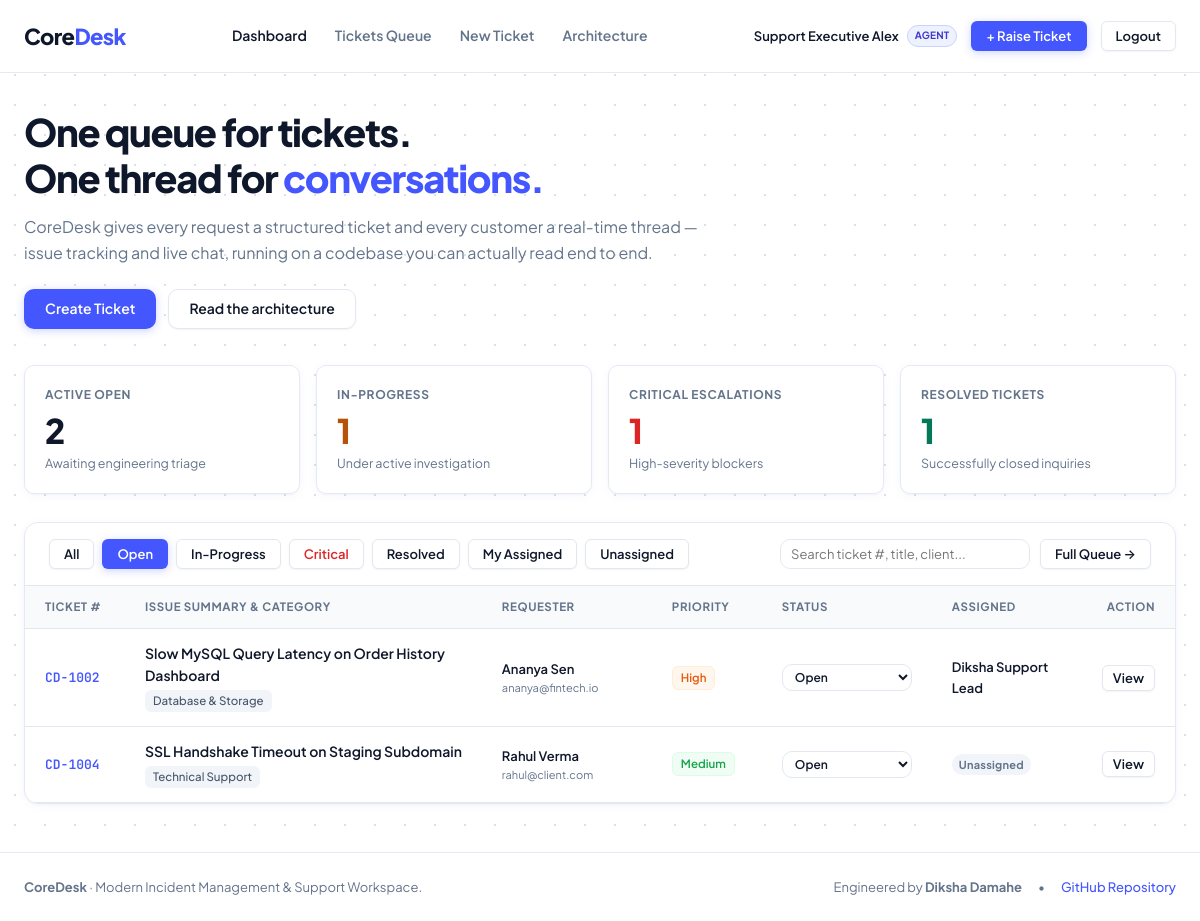
Page /index.php?tab=open (signed in) on the committed database.
### tables this page shows
CREATE TABLE IF NOT EXISTS tickets (
    id INT AUTO_INCREMENT PRIMARY KEY,
    ticket_code VARCHAR(20) NOT NULL UNIQUE,
    user_id INT NOT NULL,
    category_id INT NOT NULL,
    subject VARCHAR(255) NOT NULL,
    description TEXT NOT NULL,
    priority ENUM('Low', 'Medium', 'High', 'Critical') NOT NULL DEFAULT 'Medium',
    status ENUM('Open', 'In-Progress', 'Resolved', 'Closed') NOT NULL DEFAULT 'Open',
    assigned_agent_id INT NULL,
    created_at TIMESTAMP DEFAULT CURRENT_TIMESTAMP,
    updated_at TIMESTAMP DEFAULT CURRENT_TIMESTAMP ON UPDATE CURRENT_TIMESTAMP,
    resolved_at TIMESTAMP NULL,
    FOREIGN KEY (user_id) REFERENCES users(id) ON DELETE CASCADE,
    FOREIGN KEY (category_id) REFERENCES categories(id) ON DELETE RESTRICT,
    FOREIGN KEY (assigned_agent_id) REFERENCES users(id) ON DELETE SET NULL,
    INDEX idx_status_priority (status, priority),
    INDEX idx_user (user_id),
    INDEX idx_agent (assigned_agent_id)
);

CREATE TABLE IF NOT EXISTS categories (
    id INT AUTO_INCREMENT PRIMARY KEY,
    name VARCHAR(80) NOT NULL UNIQUE,
    description VARCHAR(255) NULL
);

CREATE TABLE IF NOT EXISTS users (
    id INT AUTO_INCREMENT PRIMARY KEY,
    name VARCHAR(100) NOT NULL,
    email VARCHAR(150) NOT NULL UNIQUE,
    password_hash VARCHAR(255) NOT NULL,
    role ENUM('admin', 'agent', 'customer') NOT NULL DEFAULT 'customer',
    created_at TIMESTAMP DEFAULT CURRENT_TIMESTAMP
);

### config/auth.php (called while the page is built, shortened)
<?php
function getLoggedInUser(): ?array {
    return $_SESSION['user'] ?? null;
}
function e(?string $string): string {
    return htmlspecialchars($string ?? '', ENT_QUOTES, 'UTF-8');
}

### index.php (the view, shortened to what this page needs)
<?php
require_once __DIR__ . '/config/auth.php';
require_once __DIR__ . '/config/database.php';
$currentUser = getLoggedInUser();
$metricsWhere = "";
$metricsParams = [];
$metricsStmt = $pdo->prepare("
    SELECT
        COUNT(*) AS total_tickets,
        SUM(CASE WHEN status = 'Open' THEN 1 ELSE 0 END) AS open_count,
        SUM(CASE WHEN status = 'In-Progress' THEN 1 ELSE 0 END) AS inprogress_count,
        SUM(CASE WHEN status = 'Resolved' THEN 1 ELSE 0 END) AS resolved_count,
        SUM(CASE WHEN priority = 'Critical' AND status != 'Resolved' AND status != 'Closed' THEN 1 ELSE 0 END) AS critical_count
    FROM tickets
    {$metricsWhere}
");
$metricsStmt->execute($metricsParams);
$metrics = $metricsStmt->fetch() ?: [
    'total_tickets' => 0,
    'open_count' => 0,
    'inprogress_count' => 0,
    'resolved_count' => 0,
    'critical_count' => 0
];
$activeTab = trim($_GET['tab'] ?? 'all');
$sql = "
    SELECT
        t.id,
        t.ticket_code,
        t.subject,
        t.priority,
        t.status,
        t.created_at,
        t.updated_at,
        c.name AS category_name,
        u.name AS customer_name,
        u.email AS customer_email,
        a.name AS agent_name,
        (SELECT COUNT(*) FROM ticket_replies tr WHERE tr.ticket_id = t.id) AS reply_count
    FROM tickets t
    INNER JOIN categories c ON t.category_id = c.id
    INNER JOIN users u ON t.user_id = u.id
    LEFT JOIN users a ON t.assigned_agent_id = a.id
    WHERE 1=1
";
$params = [];
if ($activeTab === 'open') {
    $sql .= " AND t.status = 'Open'";
} elseif ($activeTab === 'inprogress') {
    $sql .= " AND t.status = 'In-Progress'";
} elseif ($activeTab === 'resolved') {
    $sql .= " AND t.status = 'Resolved'";
} elseif ($activeTab === 'critical') {
    $sql .= " AND t.priority = 'Critical'";
} elseif ($activeTab === 'assigned_me' && $currentUser['role'] !== 'customer') {
    $sql .= " AND t.assigned_agent_id = :assigned_me";
    $params['assigned_me'] = $currentUser['id'];
} elseif ($activeTab === 'unassigned' && $currentUser['role'] !== 'customer') {
    $sql .= " AND (t.assigned_agent_id IS NULL OR t.assigned_agent_id = 0)";
}
$sql .= " ORDER BY CASE t.priority WHEN 'Critical' THEN 1 WHEN 'High' THEN 2 WHEN 'Medium' THEN 3 ELSE 4 END, t.created_at DESC LIMIT 20";
$stmt = $pdo->prepare($sql);
$stmt->execute($params);
$tickets = $stmt->fetchAll();
require_once __DIR__ . '/includes/header.php';
?>
<div style="margin-bottom: 36px;">
    <h1 style="font-size: 38px; font-weight: 800; letter-spacing: -0.035em; color: var(--text-heading); margin-bottom: 14px; line-height: 1.2;">
        One queue for tickets.<br>
        One thread for <span style="color: var(--primary);">conversations.</span>
    </h1>
    <p style="font-size: 16px; color: var(--text-muted); max-width: 680px; line-height: 1.6; margin-bottom: 24px;">
        CoreDesk gives every request a structured ticket and every customer a real-time thread &mdash; issue tracking and live chat, running on a codebase you can actually read end to end.
    </p>
    <div style="display: flex; gap: 12px; align-items: center; flex-wrap: wrap;">
        <a href="create-ticket.php" class="btn btn-primary">
            Create Ticket
        </a>
        <a href="https://github.com/dikshadamahe/CoreDesk" target="_blank" rel="noopener" class="btn btn-secondary">
            Read the architecture
        </a>
    </div>
</div>
<div class="metrics-grid">
    <div class="metric-card">
        <span class="metric-label">Active Open</span>
        <div class="metric-value" id="metric-open"><?= (int)$metrics['open_count'] ?></div>
        <div class="metric-sub">Awaiting engineering triage</div>
    </div>
    <div class="metric-card">
        <span class="metric-label">In-Progress</span>
        <div class="metric-value" id="metric-inprogress" style="color: #b45309;"><?= (int)$metrics['inprogress_count'] ?></div>
        <div class="metric-sub">Under active investigation</div>
    </div>
    <div class="metric-card">
        <span class="metric-label">Critical Escalations</span>
        <div class="metric-value" id="metric-critical" style="color: #dc2626;"><?= (int)$metrics['critical_count'] ?></div>
        <div class="metric-sub">High-severity blockers</div>
    </div>
    <div class="metric-card">
        <span class="metric-label">Resolved Tickets</span>
        <div class="metric-value" id="metric-resolved" style="color: #047857;"><?= (int)$metrics['resolved_count'] ?></div>
        <div class="metric-sub">Successfully closed inquiries</div>
    </div>
</div>
<div class="table-container">
    <div class="table-toolbar">
        <div style="display: flex; gap: 8px; align-items: center; flex-wrap: wrap;">
            <a href="index.php?tab=all" class="btn btn-sm <?= $activeTab === 'all' ? 'btn-primary' : 'btn-secondary' ?>">All</a>
            <a href="index.php?tab=open" class="btn btn-sm <?= $activeTab === 'open' ? 'btn-primary' : 'btn-secondary' ?>">Open</a>
            <a href="index.php?tab=inprogress" class="btn btn-sm <?= $activeTab === 'inprogress' ? 'btn-primary' : 'btn-secondary' ?>">In-Progress</a>
            <a href="index.php?tab=critical" class="btn btn-sm <?= $activeTab === 'critical' ? 'btn-primary' : 'btn-secondary' ?>" style="<?= $activeTab !== 'critical' ? 'color: #dc2626;' : '' ?>">Critical</a>
            <a href="index.php?tab=resolved" class="btn btn-sm <?= $activeTab === 'resolved' ? 'btn-primary' : 'btn-secondary' ?>">Resolved</a>
            <?php if ($currentUser['role'] !== 'customer'): ?>
                <a href="index.php?tab=assigned_me" class="btn btn-sm <?= $activeTab === 'assigned_me' ? 'btn-primary' : 'btn-secondary' ?>">My Assigned</a>
                <a href="index.php?tab=unassigned" class="btn btn-sm <?= $activeTab === 'unassigned' ? 'btn-primary' : 'btn-secondary' ?>">Unassigned</a>
            <?php endif; ?>
        </div>
        <div style="display: flex; gap: 10px; align-items: center;">
            <input type="text" id="table-search-input" class="form-control form-control-sm" placeholder="Search ticket #, title, client..." style="width: 250px;">
            <a href="tickets.php" class="btn btn-secondary btn-sm">Full Queue &rarr;</a>
        </div>
    </div>
    <div class="table-responsive">
        <table class="table-custom">
            <thead>
                <tr>
                    <th style="width: 100px;">Ticket #</th>
                    <th>Issue Summary &amp; Category</th>
                    <th style="width: 170px;">Requester</th>
                    <th style="width: 110px;">Priority</th>
                    <th style="width: 150px;">Status</th>
                    <th style="width: 150px;">Assigned</th>
                    <th style="width: 90px; text-align: right;">Action</th>
                </tr>
            </thead>
            <tbody>
                <?php if (empty($tickets)): ?>
                    <tr>
                        <td colspan="7" style="text-align: center; padding: 48px; color: var(--text-muted);">
                            No tickets currently in this view.
                        </td>
                    </tr>
                <?php else: ?>
                    <?php foreach ($tickets as $t): ?>
                        <tr class="js-ticket-row">
                            <td>
                                <a href="ticket-view.php?id=<?= (int)$t['id'] ?>" class="ticket-key">
                                    <?= e($t['ticket_code']) ?>
                                </a>
                            </td>
                            <td>
                                <div>
                                    <a href="ticket-view.php?id=<?= (int)$t['id'] ?>" class="ticket-title">
                                        <?= e($t['subject']) ?>
                                    </a>
                                </div>
                                <div style="display: flex; gap: 8px; align-items: center; margin-top: 3px; font-size: 12px; color: var(--text-muted);">
                                    <span class="category-tag"><?= e($t['category_name']) ?></span>
                                </div>
                            </td>
                            <td>
                                <div style="font-weight: 600; font-size: 13px; color: var(--text-heading);"><?= e($t['customer_name']) ?></div>
                                <div style="font-size: 11px; color: var(--text-muted);"><?= e($t['customer_email']) ?></div>
                            </td>
                            <td>
                                <span class="priority-pill priority-<?= strtolower($t['priority']) ?>">
                                    <?= e($t['priority']) ?>
                                </span>
                            </td>
                            <td>
                                <?php if ($currentUser['role'] === 'customer'): ?>
                                    <span class="status-pill status-<?= strtolower(str_replace('-', '', $t['status'])) ?> js-status-badge-<?= (int)$t['id'] ?>">
                                        <?= e($t['status']) ?>
                                    </span>
                                <?php else: ?>
                                    <select class="form-control form-control-sm js-status-select" data-ticket-id="<?= (int)$t['id'] ?>" style="font-size: 12px; font-weight: 600; padding: 4px 8px; width: 130px;">
                                        <option value="Open" <?= $t['status'] === 'Open' ? 'selected' : '' ?>>Open</option>
                                    </select>
                                <?php endif; ?>
                            </td>
                            <td>
                                <?php if (!empty($t['agent_name'])): ?>
                                    <span style="font-size: 13px; font-weight: 600; color: var(--text-heading);"><?= e($t['agent_name']) ?></span>
                                <?php else: ?>
                                    <span class="status-pill" style="background: #f1f5f9; color: #64748b; font-size: 11px; padding: 2px 7px;">Unassigned</span>
                                <?php endif; ?>
                            </td>
                            <td style="text-align: right;">
                                <a href="ticket-view.php?id=<?= (int)$t['id'] ?>" class="btn btn-secondary btn-sm" style="padding: 4px 10px;">
                                    View
                                </a>
                            </td>
                        </tr>
                    <?php endforeach; ?>
                <?php endif; ?>
            </tbody>
        </table>
    </div>
</div>
<?php require_once __DIR__ . '/includes/footer.php'; ?>

### rows in the picture
tickets: ticket_code "CD-1002", subject "Slow MySQL Query Latency on Order History Dashboard", category.name "Database & Storage", user.name "Ananya Sen", user.email "ananya@fintech.io", priority "High", status+id "Open", assigned_agent.name "Diksha Support Lead"
tickets: ticket_code "CD-1004", subject "SSL Handshake Timeout on Staging Subdomain", category.name "Technical Support", user.name "Rahul Verma", user.email "rahul@client.com", priority "Medium", status+id "Open", shows "Unassigned"

### other values in the picture
$currentUser['name'] "Support Executive Alex"
$currentUser['role'] "AGENT"
$metrics['open_count'] "2"
$metrics['inprogress_count'] "1"
$metrics['critical_count'] "1"
$metrics['resolved_count'] "1"
